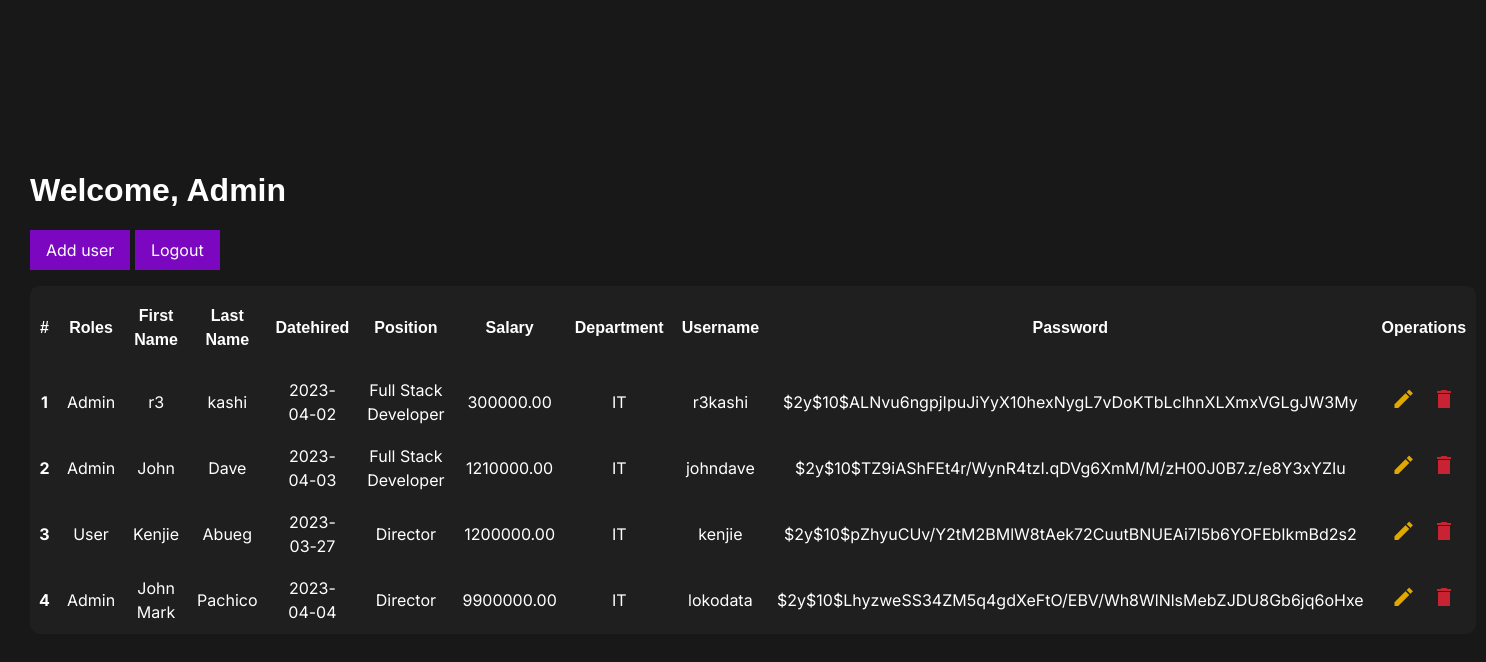
Page /dashboard_admin.php on the committed database.
### tables this page shows
CREATE TABLE `employeetable` (
  `emp_id` int(11) NOT NULL,
  `account_type` varchar(10) NOT NULL,
  `first_name` varchar(50) NOT NULL,
  `last_name` varchar(50) NOT NULL,
  `date_hired` date NOT NULL,
  `position` varchar(50) NOT NULL,
  `salary` decimal(10,2) NOT NULL,
  `department` varchar(50) NOT NULL,
  `username` varchar(50) NOT NULL,
  `password` varchar(255) NOT NULL
);

### dashboard_admin.php (the view, shortened to what this page needs)
<?php
include 'connection.php'; ?>
<!DOCTYPE html>
<html lang="en">
<head>
  <link rel="stylesheet" href="./styles/main.css">
  <link rel="stylesheet" href="./styles/dashboard_admin.css">
</head>
<body>
  <div class="container">
    <div class="dashboard flex">
      <div class="dashboard-content">
        <h1 class="dashboard__title">Welcome, Admin </h1>
        <a href="add_account.php" class="btn btn-primary">Add user</a>
        <a href="./logout.php" class="btn btn-primary">Logout</a>
        <table class="table">
          <thead class="table__header-container">
            <tr class="table-row">
              <th class="table__header" scope="col">#</th>
              <th class="table__header" scope="col">Roles</th>
              <th class="table__header" scope="col">First Name</th>
              <th class="table__header" scope="col">Last Name</th>
              <th class="table__header" scope="col">Datehired</th>
              <th class="table__header" scope="col">Position</th>
              <th class="table__header" scope="col">Salary</th>
              <th class="table__header" scope="col">Department</th>
              <th class="table__header" scope="col">Username</th>
              <th class="table__header" scope="col">Password</th>
              <th class="table__header" scope="col">Operations</th>
            </tr>
          </thead>
          <tbody class="table-body">
            <?php
            $sql = "SELECT * FROM `employeetable`";
            $result = mysqli_query($conn, $sql);
            if ($result) {
              while ($row = mysqli_fetch_assoc($result)) {
                $emp_id = $row["emp_id"];
                $accountType = $row["account_type"];
                $firstName = $row["first_name"];
                $lastName = $row["last_name"];
                $dateHired = $row["date_hired"];
                $position = $row["position"];
                $salary = $row["salary"];
                $department = $row["department"];
                $username = $row["username"];
                $password = $row["password"];
                echo '<tr>
            <th scope="row">' . $emp_id . '</th>
            <td class="table__data">' . $accountType . ' </td>
            <td class="table__data">' . $firstName . '</td>
            <td class="table__data">' . $lastName . '</td>
            <td class="table__data">' . $dateHired . '</td>
            <td class="table__data">' . $position . '</td>
            <td class="table__data">' . $salary . '</td>
            <td class="table__data">' . $department . '</td>
            <td class="table__data">' . $username . '</td>
            <td class="table__data">' . $password . '</td>
            <td class="table__data">
            <button>
              <a href="update_account.php?updateid=' . $emp_id . '">
               <span class="material-icons-sharp update-icon">edit</span>
              </a>
            </button>
            <button>
              <a href="delete_account.php?deleteid=' . $emp_id . '">
                <span class="material-icons-sharp delete-icon">delete</span>
              </a>
            </button>
              </td>
            </tr>';
              }
            }
            ?>
          </tbody>
        </table>
      </div>
    </div>
  </div>
</body>
</html>

### styles/main.css (style rules this page uses)
:root { --ff-body: 'Inter', sans-serif; --ff-heading: "myfont", sans-serif; --fw-300: 300; --fw-500: 500; --fw-700: 700; --fs-xsml: 0.7rem; --fs-sml: 0.9rem; --fs-md: 1rem; --fs-lg: 3rem; --main-bg-color: #181818; --clr-accent: #7c07c0; --clr-light: #fff; --clr-info: #666; --clr-dark: #111; }
*, *::before, *::after { box-sizing: border-box; }
body, h1, h2, h3, h4, p, figure, blockquote, dl, dd { margin: 0; }
body { min-height: 100vh; text-rendering: optimizeSpeed; line-height: 1.5; }
a:not([class]) { text-decoration-skip-ink: auto; }
input, button, textarea, select { font: inherit; }

### styles/dashboard_admin.css (style rules this page uses)
:root { --ff-body: 'Inter', sans-serif; --ff-heading: "myfont", sans-serif; --fw-300: 300; --fw-500: 500; --fw-700: 700; --fs-xsml: 0.7rem; --fs-sml: 0.9rem; --fs-md: 1rem; --fs-lg: 3rem; --main-bg-color: #181818; --main-bg-color-100: #1f1f1f; --clr-accent: #7c07c0; --clr-light: #fff; --clr-info: #666; --clr-dark: #111; --clr-success: #28a745; --clr-alert: #c82333; --clr-warning: #e0a800; }
body { background: var(--main-bg-color); color: var(--clr-light); font-family: var(--ff-body); }
.container { margin: 0 auto; padding: 0px 30px; }
.flex { display: flex; }
button { border: none; background-color: transparent; color: inherit; box-shadow: none; }
.btn-primary { display: inline-block; background: var(--clr-accent); color: var(--clr-light); padding: 0.5rem 1rem; margin: 1em 0; text-decoration: none; transform: all 300ms ease-in-out; }
.update-icon { color: var(--clr-warning); }
.delete-icon { color: var(--clr-alert); }
.dashboard { justify-content: center; flex-direction: column; min-height: 100vh; }
.dashboard__title { font-family: var(--ff-heading); }
.table { background-color: var(--main-bg-color-100); color: var(--clr-light); border: none; border-radius: 10px; width: 100%; }
.table__header { background-color: var(--main-bg-color-100); color: var(--clr-light); font-family: var(--ff-heading); padding: 1em 0.5em; }
.table__data { padding: 0.5em; text-align: center; }

### rows in the picture
employeetable: emp_id "1", account_type "Admin", first_name "r3", last_name "kashi", date_hired "2023-04-02", position "Full Stack Developer", salary "300000.00", department "IT", username "r3kashi", password "$2y$10$ALNvu6ngpjIpuJiYyX10hexNygL7vDoKTbLclhnXLXmxVGLgJW3My"
employeetable: emp_id "2", account_type "Admin", first_name "John", last_name "Dave", date_hired "2023-04-03", position "Full Stack Developer", salary "1210000.00", department "IT", username "johndave", password "$2y$10$TZ9iAShFEt4r/WynR4tzI.qDVg6XmM/M/zH00J0B7.z/e8Y3xYZIu"
employeetable: emp_id "3", account_type "User", first_name "Kenjie", last_name "Abueg", date_hired "2023-03-27", position "Director", salary "1200000.00", department "IT", username "kenjie", password "$2y$10$pZhyuCUv/Y2tM2BMlW8tAek72CuutBNUEAi7l5b6YOFEbIkmBd2s2"
employeetable: emp_id "4", account_type "Admin", first_name "John Mark", last_name "Pachico", date_hired "2023-04-04", position "Director", salary "9900000.00", department "IT", username "lokodata", password "$2y$10$LhyzweSS34ZM5q4gdXeFtO/EBV/Wh8WlNlsMebZJDU8Gb6jq6oHxe"
